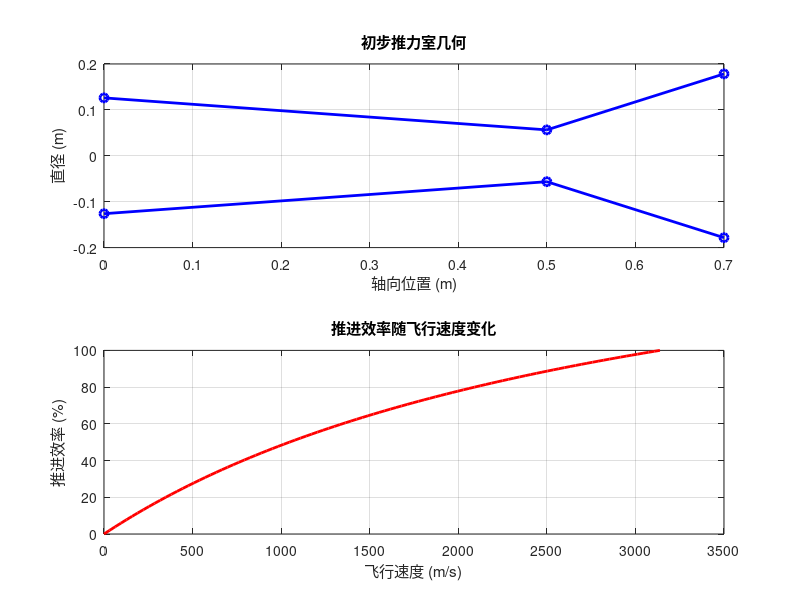

MATLAB code for this plot:
% 20吨级分级燃烧引擎基本火箭公式计算（含效率公式）
% 目标推力：20吨 = 196,200 N
% 推进剂：液氧/煤油，初始假设 Isp = 320 s

% 输入参数
g0 = 9.80665; % 重力加速度 (m/s²)
F_target = 20 * 1000 * g0; % 目标推力 (N)
Isp = 320; % 比冲 (s)
pa = 101325; % 大气压力 (Pa)
p_c = 100*101325;
p_e = 101325; % 出口压力 (Pa，假设完全膨胀)
epsilon = 10; % 喷管扩张比
rho_c = 100; % 燃烧室密度 (kg/m³，经验值)
v_c = 50; % 燃烧室流速 (m/s，经验值)
delta_t = 160; % 燃烧时间 (s，典型任务)
Q = 1.15e7; % 推进剂化学能 (J/kg，液氧/煤油)
v_flight = 0; % 飞行速度 (m/s，地面测试，任务中可调整)

% 1. 基本火箭公式
ve = Isp * g0; % 出口速度 (m/s)
m_dot = F_target / ve; % 质量流率 (kg/s，假设 pe = pa)
Ae = 0.01; % 初始出口面积 (m²)
F = m_dot * ve + (p_e - pa) * Ae; % 实际推力
Isp_calculated = ve / g0; % 验证比冲
m_prop = m_dot * delta_t; % 推进剂总质量 (kg)
I_total = F * delta_t; % 总冲 (N·s)

% 2. 初步几何尺寸
Ac = m_dot / (rho_c * v_c); % 燃烧室截面积 (m²)
Dc = sqrt(4 * Ac / pi); % 燃烧室直径 (m)
At = Ac / 5; % 喉部面积 (m²，经验值)
Dt = sqrt(4 * At / pi); % 喉部直径 (m)
Ae = epsilon * At; % 出口面积 (m²)
De = sqrt(4 * Ae / pi); % 出口直径 (m)

% 3. 新增公式：推进剂化学能到动能的转换效率
P_int = 0.5 * m_dot * ve^2; % 喷气动能功率 (W)
P_chem = m_dot * Q; % 化学能功率 (W)
eta_energy = P_int / P_chem; % 转换效率

% 4. 新增公式：引擎功率
P_engine = F * v_flight; % 引擎功率 (W)

% 5. 新增公式：推进效率
eta_p = (2 * (v_flight / ve)) / (1 + (v_flight / ve)); % 推进效率

% 输出结果
fprintf('=== 20吨级引擎基本计算结果（含效率） ===\n');
fprintf('推力: %.2f N\n', F);
fprintf('比冲: %.2f s\n', Isp_calculated);
fprintf('总冲: %.2e N·s\n', I_total);
fprintf('质量流率: %.2f kg/s\n', m_dot);
fprintf('推进剂总质量: %.2f kg\n', m_prop);
fprintf('燃烧室直径: %.4f m\n', Dc);
fprintf('喉部直径: %.4f m\n', Dt);
fprintf('出口直径: %.4f m\n', De);
fprintf('化学能到动能转换效率: %.2f%%\n', eta_energy * 100);
fprintf('引擎功率: %.2e W (飞行速度 %.1f m/s)\n', P_engine, v_flight);
fprintf('推进效率: %.2f%%\n', eta_p * 100);

% 可视化初步几何
x = [0, 0.5, 0.7]; % 燃烧室、喉部、出口的轴向位置 (m)
D = [Dc, Dt, De]; % 对应直径
figure;
subplot(2, 1, 1);
plot(x, D, 'b-o', 'LineWidth', 2); hold on;
plot(x, -D, 'b-o', 'LineWidth', 2); % 对称喷管
xlabel('轴向位置 (m)'); ylabel('直径 (m)');
title('初步推力室几何');
grid on;

% 可视化推进效率随飞行速度的变化
v_flight_range = linspace(0, ve, 100);
eta_p_range = (2 * (v_flight_range / ve)) ./ (1 + (v_flight_range / ve));
subplot(2, 1, 2);
plot(v_flight_range, eta_p_range * 100, 'r-', 'LineWidth', 2);
xlabel('飞行速度 (m/s)'); ylabel('推进效率 (%)');
title('推进效率随飞行速度变化');
grid on;

% 保存结果，为后续模块提供输入
save('rocket_params.mat', 'F', 'Isp', 'm_dot', 'Dc', 'Dt', 'De', 'eta_energy', 'eta_p','p_c','p_e');